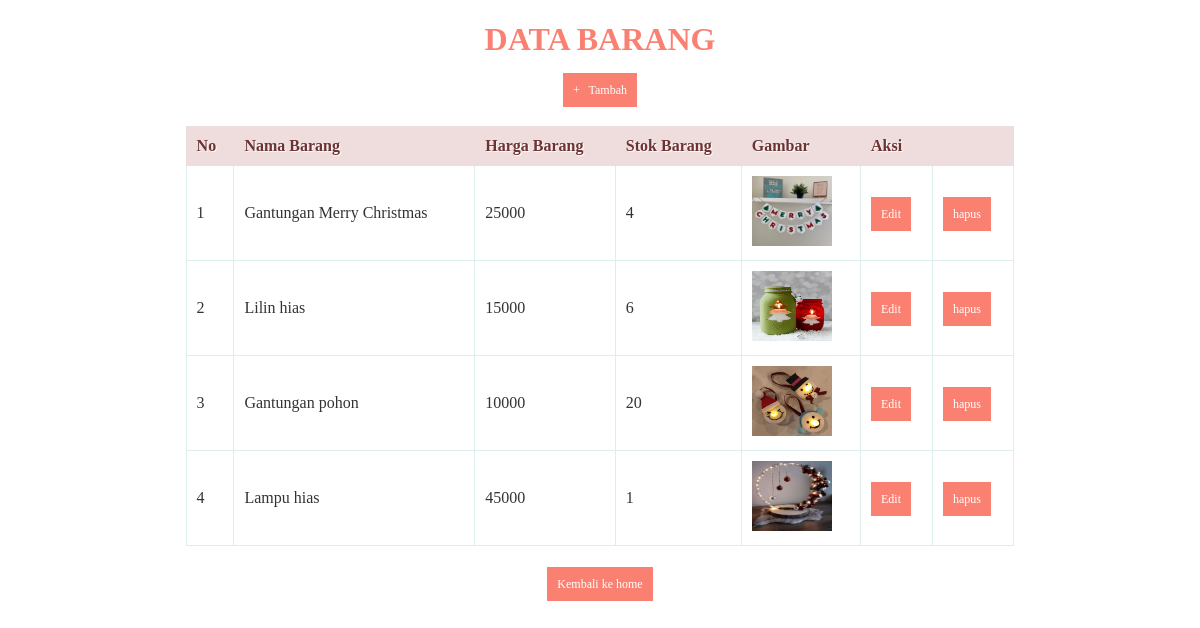
Screenshot of /shoping.php with the database file from the repository.
### tables this page shows
CREATE TABLE `barang` (
  `id_barang` int(11) NOT NULL,
  `nama_barang` varchar(255) NOT NULL,
  `harga_barang` int(50) NOT NULL,
  `stok_barang` int(10) NOT NULL,
  `gambar` varchar(100) NOT NULL
);

### shoping.php (the view, shortened to what this page needs)
<?php
require "koneksi.php";
$result = mysqli_query($conn, "select * from barang");
$barang = [];
while ($row = mysqli_fetch_assoc($result)) {
    $barang[] = $row;
}
?>
<!DOCTYPE html>
<html lang="en">
<head>
    <link rel="stylesheet" href="shoping.css">
</head>
<body>
    <center><h1>Data Barang</h1></center>
    <center><a href="tambah.php"> + &nbsp; Tambah</a></center>
    <br>
    <table border="1">
        <tr>
            <th>No</th>
            <th>Nama Barang</th>
            <th>Harga Barang</th>
            <th>Stok Barang</th>
            <th>Gambar</th>
            <th colspan="2">Aksi</th>
        </tr>
        <?php $i = 1;
        foreach ($barang as $brg) : ?>
            <tr>
                <td> <?= $i; ?> </td>
                <td> <?= $brg["nama_barang"] ?> </td>
                <td> <?= $brg["harga_barang"] ?> </td>
                <td> <?= $brg["stok_barang"] ?> </td>
                <td> <img src = "img/<?= $brg ['gambar'] ?>" alt ="ini gambar" width="80px" height="70px"></td>
                <td><a href='edit.php?id=<?= $brg["id_barang"] ?>'>Edit</a></td>
                <td><a href='hapus.php?id=<?= $brg["id_barang"] ?>'>hapus</a>
                </td>
            </tr>
        <?php $i++;
        endforeach; ?>
    </table><br>
    <center><a href="index.php">Kembali ke home</a></center>
</body>
</html>

### shoping.css (style rules this page uses)
* { font-family: 'Trebuchet MS'; }
h1 { text-transform: uppercase; color: salmon; }
table { border: 1px solid #ddeeee; border-collapse: collapse; border-spacing: 0; width: 70%; margin: 10px auto 10px auto; }
table tr th { background-color: #efdddd; border: 1px solid#eedddd; color: #6b3333; padding: 10px; text-align: left; text-shadow: 1px 1px 1px #fff; }
table tr td { border: 1px solid #ddeeee; color: #333; padding: 10px; text-align: left; }
a { background-color: salmon; color: #fff; padding: 10px; font-size: 12px; text-decoration: none; }

### rows the page displays
barang: nama_barang "Gantungan Merry Christmas", harga_barang "25000", stok_barang "4", gambar (picture)
barang: nama_barang "Lilin hias", harga_barang "15000", stok_barang "6", gambar (picture)
barang: nama_barang "Gantungan pohon", harga_barang "10000", stok_barang "20", gambar (picture)
barang: nama_barang "Lampu hias", harga_barang "45000", stok_barang "1", gambar (picture)
